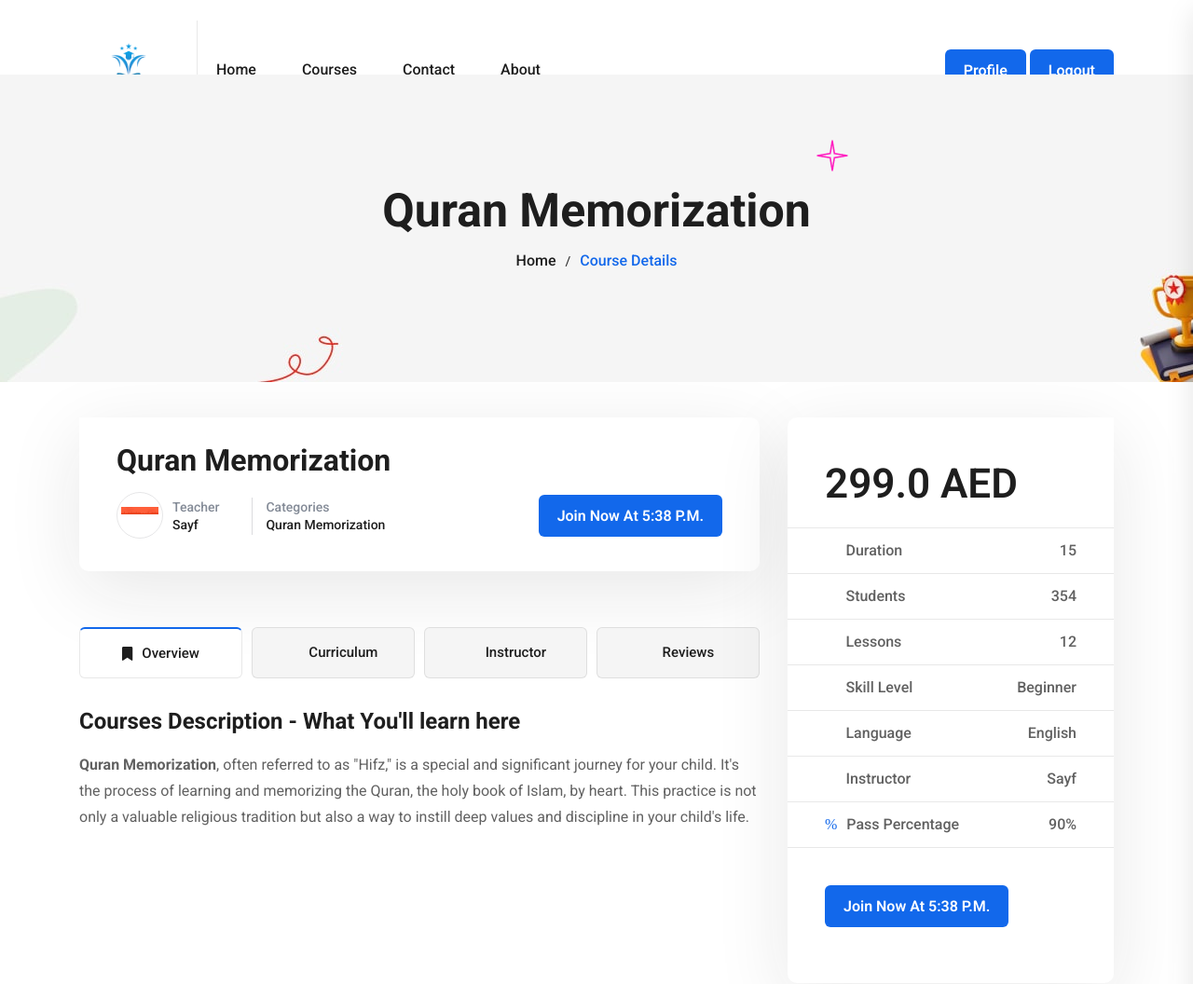
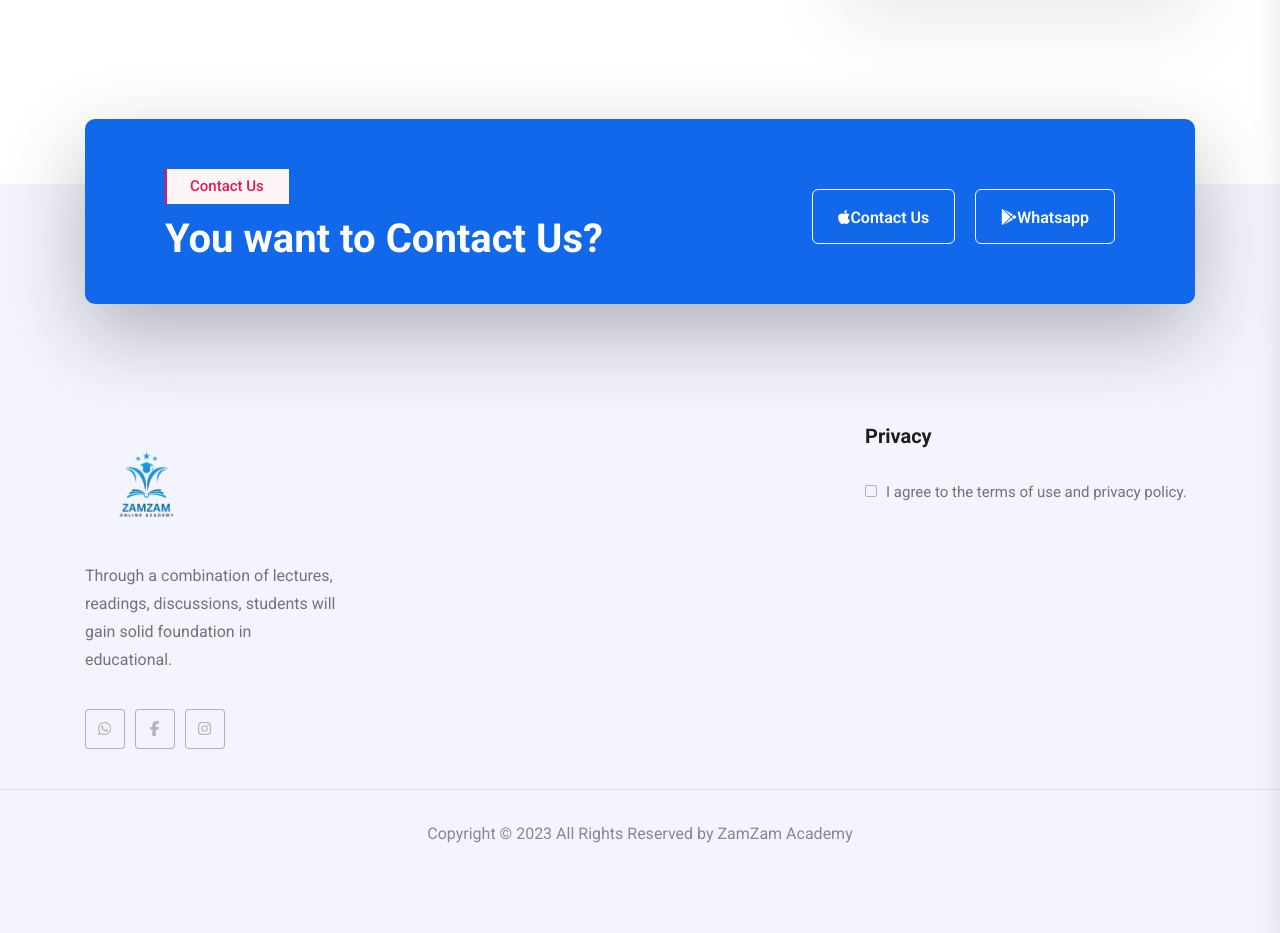
/course/1/ (signed in), run on the app's committed database (2 pictures, top to bottom).
### main/models.py (models this page shows, shortened)
class Courses(models.Model):
    Choices = (
        ('Quran Memorization','Quran Memorization'),
        ('Quran Recictation with Tajweed','Quran Recictation with Tajweed'),
        ('Alim Course','Alim Course'),
        ('Hadith Course','Hadith Course'),
        ('Tafseer ul Quran','Tafseer ul Quran'),
    )
    Languages = (
        ('English','English'),
        ('Urdu','Urdu'),
        ('Arabic','Arabic'),
    )
    course_name = models.CharField(max_length=40,verbose_name='Course Name', blank=False,null=False,help_text="Course Name",choices=Choices)
    course_image = models.ImageField(null=False, blank=False,upload_to='course_images/')
    language = models.CharField(max_length=40,verbose_name='Language', blank=False,null=False,help_text="Language",choices=Languages)
    brief =  FroalaField()
    weeks = models.PositiveIntegerField(null=False, blank=False,default=1)
    price = models.FloatField(null=False, blank=False,verbose_name="Price of Course",help_text="Price of Course")
    lessons = models.PositiveIntegerField(null=False, blank=False,default=1)

class Teacher(models.Model):
    user = models.ForeignKey(User,blank=True,null=True,on_delete=models.CASCADE)
    teacher_image = models.ImageField(upload_to='image/teacher/')
    Choices = (
        ('Male','Male'),
        ('Female','Female'),
    )
    name = models.CharField(max_length=90,verbose_name='Teacher Name', blank=False,null=False,help_text="Teacher's Name")
    gender = models.CharField(max_length=10,verbose_name='Teacher Gender',blank=False,null=False,help_text="Teacher's Gender",choices=Choices)
    nationality = models.CharField(max_length=20,verbose_name='Teacher Nationality',blank=False,null=False,help_text="Teacher's Nationality")
    courses = models.ManyToManyField(Courses)
    Bio = models.TextField(max_length=700,verbose_name='Bio', blank=False,null=False,help_text='Bio of Teacher')

class Curriculum(models.Model):
    course = models.ForeignKey(Courses, on_delete=models.CASCADE)  # Link the curriculum to a specific course
    week_number = models.PositiveIntegerField()  # Week number
    title = models.CharField(max_length=100)  # Week title
    date = models.DateField()  # Date of the week's session
    time = models.TimeField()  # Time of the week's session
    zoom_link = models.URLField()  # Zoom link for the week's session

### main/views.py (the view)
# urls.py: path('course/<int:id>/', views.CourseDetails, name='Course Details'),
def CourseDetails(request, id):
    user = request.user
    request.session['courseID'] = id
    course = get_object_or_404(Courses, id=id)
    teacher = Teacher.objects.get(courses=course)
    syllabus = Curriculum.objects.filter(course=course)
    student = get_object_or_404(Student,user=user)
    most_recent_highest_id_object = Curriculum.objects.order_by('-id').first()
    context = {'course': course,'teacher': teacher,'syllabus':syllabus,'student':student,'date':most_recent_highest_id_object}
    return render(request, 'course.html', context)

### main/templates/course.html (shortened to what this page needs)
{% extends "Header.html" %}
{% block Content %}
{% load static %}
<main>
<section class="breadcrumb-area bg-default" data-background="assets/img/breadcrumb/breadcrumb-bg.jpg" style="margin: -70px;">
<img alt="" class="breadcrumb-shape" src="{% static 'assets/img/breadcrumb/shape-1.png' %}"/>
<div class="container">
<div class="row">
<div class="col-12">
<div class="breadcrumb-content">
<h2 class="breadcrumb-title">{{course.course_name}}</h2>
<div class="breadcrumb-list">
<a href=" /">Home</a>
<span>Course Details</span>
</div>
</div>
</div>
</div>
</div>
</section>
<section class="course_details-area pt-120 pb-60">
<div class="container" >
<div class="course_details-img">
</div>
<div class="row">
<div class="col-xl-8 col-lg-8">
<div class="course_details-wrap mb-55">
<div class="course_details-top mb-60">
<h3 class="course_details-title">{{course.course_name}}</h3>
<div class="course_details-meta">
<div class="course_details-meta-left">
<div class="course_details-author">
<div class="course_details-author-img">
<img alt="" src="/media/{{teacher.teacher_image}}"/>
</div>
<div class="course_details-author-info">
<span>Teacher</span>
<h5><a href="team.html">{{teacher.name}}</a></h5>
</div>
</div>
<div class="course_details-category">
<span>Categories</span>
<h5><a href="#">{{course.course_name}}</a></h5>
</div>
</div>
<div class="course_details-meta-right">
   {% if user.is_authenticated %}
        {% if student.paid %}
<span><a class="header-btn theme-btn theme-btn-medium" href="{{sylabus.zoom_link}}">Join now At {{date.time}}</a></span>
{% else %}
<button type="button" class="btn btn-primary" data-toggle="modal" data-target="#exampleModal"><a class="theme-btn theme-btn-medium">Enroll Now</a></button>
{% endif %}
{% else %}
<span><a class="header-btn theme-btn theme-btn-medium" href="/signup/">Sign Up to Join Now</a></span>
{% endif %}
</div>
</div>
</div>
<div class="course_details-tab-button">
<ul class="nav nav-pills" id="pills-tab" role="tablist">
<li class="nav-item" role="presentation">
<button aria-controls="pills-home" aria-selected="true" class="nav-link active" data-bs-target="#pills-home" data-bs-toggle="pill" id="pills-home-tab" role="tab" type="button"><i class="fa-solid fa-bookmark"></i><span>Overview</span></button>
</li>
<li class="nav-item" role="presentation">
<button aria-controls="pills-profile" aria-selected="false" class="nav-link" data-bs-target="#pills-profile" data-bs-toggle="pill" id="pills-profile-tab" role="tab" type="button"><i class="fa-thin fa-box"></i><span>Curriculum</span></button>
</li>
<li class="nav-item" role="presentation">
<button aria-controls="pills-contact" aria-selected="false" class="nav-link" data-bs-target="#pills-contact" data-bs-toggle="pill" id="pills-contact-tab" role="tab" type="button"><i class="fa-thin fa-user"></i><span>Instructor</span></button>
</li>
<li class="nav-item" role="presentation">
<button aria-controls="pills-four" aria-selected="false" class="nav-link" data-bs-target="#pills-four" data-bs-toggle="pill" id="pills-four-tab" role="tab" type="button"><i class="fa-thin fa-message-dots"></i><span>Reviews</span></button>
</li>
</ul>
</div>
<div class="course_details-tab-content">
<div class="tab-content" id="pills-tabContent">
<div aria-labelledby="pills-home-tab" class="tab-pane fade show active" id="pills-home" role="tabpanel" tabindex="0">
<div class="course_details-content">
<h4 class="course_details-content-title mb-15">Courses Description - What You'll learn here</h4>
{{course.brief | safe}}
</div>
</div>
</div>
</div>
</div>
</div>
<div class="col-xl-4 col-lg-4">
<div class="course_details-sidebar mb-60">
<div class="course_details-price">
<h2>{{course.price}} AED</h2>
</div>
<div class="course_details-list">
<ul>
<li>
<span><i class="fa-thin fa-clock"></i>Duration</span>
<span>{{course.weeks}}</span>
</li>
<li>
<span><i class="fa-thin fa-user-group"></i>Students</span>
<span>354</span>
</li>
<li>
<span><i class="fa-thin fa-file-lines"></i>Lessons</span>
<span>{{course.lessons}}</span>
</li>
<li>
<span><i class="fa-thin fa-chart-line-up"></i>Skill Level</span>
<span>Beginner</span>
</li>
<li>
<span><i class="fa-thin fa-language"></i>Language</span>
<span>{{course.language}}</span>
</li>
<li>
<span><i class="fa-thin fa-user"></i>Instructor</span>
<span>{{teacher.name}}</span>
</li>
<li>
<span><i class="fa-thin fa-percent"></i>Pass Percentage</span>
<span>90%</span>
</li>
</ul>
<div class="course_details-sidebar-btn">
{% if user.is_authenticated %}
        {% if student.paid %}
<span><a class="header-btn theme-btn theme-btn-medium" href="{{sylabus.zoom_link}}">Join now At  {{date.time}}</a></span>
{% else %}
<button type="button" class="course-btn theme-btn theme-btn-big" data-toggle="modal" data-target="#exampleModal"><a class="theme-btn theme-btn-medium">Enroll Now</a></button>
{% endif %}
{% else %}
<span><a class="course-btn theme-btn theme-btn-big" href="/signup/">Sign Up to Join Now</a></span>
{% endif %}
</div>
</div>
</div>
</div>
</div>
</div>
</section>
<div class="cta-area">
<div class="container">
<div class="cta-wrapper">
<div class="row align-items-center">
<div class="col-xl-6 col-lg-6">
<div class="cta-content mb-30 mb-lg-0">
<span class="cta-subtitle">Contact Us</span>
<h2 class="cta-title">You want to Contact Us?</h2>
</div>
</div>
<div class="col-xl-6 col-lg-6">
<div class="cta-button">
<a class="cta-btn" href="#"><i class="fa-brands fa-apple"></i>Contact Us</a>
<a class="cta-btn" href="#"><i class="fa-brands fa-google-play"></i>Whatsapp</a>
</div>
</div>
</div>
</div>
</div>
</div>
</main>
{% endblock Content %}

### main/templates/Header.html (shortened to what this page needs)
{% load static %}
<!DOCTYPE html>
<html class="no-js" lang="zxx">
<head>
<link href="{% static 'assets/css/bootstrap.min.css' %}" rel="stylesheet"/>
<link href="{% static 'assets/css/animate.min.css' %}" rel="stylesheet"/>
<link rel="stylesheet" href="https://cdnjs.cloudflare.com/ajax/libs/font-awesome/6.4.2/css/all.min.css" />
<link rel="stylesheet" href="https://cdnjs.cloudflare.com/ajax/libs/font-awesome/6.4.2/css/brands.min.css" />
<link rel="stylesheet" href="https://cdnjs.cloudflare.com/ajax/libs/font-awesome/6.4.2/css/fontawesome.min.css" />
<link href="{% static 'assets/css/magnific-popup.css' %}" rel="stylesheet"/>
<link href="{% static 'assets/css/fontawesome-all.min.css'%}" rel="stylesheet"/>
<link href="{% static 'assets/css/odometer.min.css' %}" rel="stylesheet"/>
<link href="{% static 'assets/css/nice-select.css' %}" rel="stylesheet"/>
<link href="{% static 'assets/css/meanmenu.css' %}" rel="stylesheet"/>
<link href="{% static 'assets/css/swiper-bundle.min.css' %}" rel="stylesheet"/>
<link href="{% static 'assets/css/main.css' %}" rel="stylesheet"/>
</head>
<body>
<header>
<div class="header-area header-sticky">
<div class="container">
<div class="row align-items-center">
<div class="col-xl-7 col-lg-6 col-md-6 col-6">
<div class="header-left">
<div class="header-logo">
<a href=" /"><img alt="" src="/static/assets/img/logo/logo1.png" style="width: 106px;"></a>
</div>
<nav class="main-menu mobile-menu d-none d-xl-block" id="mobile-menu">
<ul>
<li >
<a href="/">Home</a>
</li>
<li>
<a href="/courses/">Courses</a>
</li>
<li>
<a href="/contact/">Contact</a>
</li>
<li>
<a href="/about/">About</a>
</li>
</ul>
</nav>
</div>
</div>
<div class="col-xl-5 col-lg-6 col-md-6 col-6">
<div class="header-right">
<div class="header-btn d-none d-sm-block">
{% if user.is_authenticated %}
<a class="header-btn theme-btn theme-btn-medium" href="/profile/">Profile</a>
<a class="header-btn theme-btn theme-btn-medium" href="/logout/">Logout</a>
{% else %}
<a class="header-btn theme-btn theme-btn-medium" href="/signup/">Enroll Now</a>
{% endif %}
</div>
</div>
</div>
</div>
</div>
</div>
</header>
{% block Content %}
{% endblock Content %}
{% include "Footer.html" %}

### main/templates/Footer.html (shortened to what this page needs)
{% load static %}
<footer class="footer-area">
<div class="footer-top pt-240 pb-55">
<div class="container">
<div class="row justify-content-between">
<div class="col-xl-3 col-lg-7 col-md-7 col-sm-12">
<div class="footer-widget mb-40">
<div class="footer-logo">
<a href="/"><img alt="" src="{% static 'assets/img/logo/logo1.png' %}" width="123px"/></a>
</div>
<p class="footer-widget-text mb-35">
                                Through a combination of lectures, readings, discussions, students will gain solid foundation in educational.
                            </p>
<div class="footer-social">
<ul>
<li><a href="https://wa.me/+971562579164?"><i class="fa-brands fa-whatsapp"></i></a></li>
<li><a href="www.facebook.com/zamzamonlineacademy"><i class="fa-brands fa-facebook-f"></i></a></li>
<li><a href="www.Instagram.com/zamzamacademy_ae"><i class="fa-brands fa-instagram"></i></a></li>
</ul>
</div>
</div>
</div>
<div class="col-xl-4 col-lg-7 col-md-7 col-sm-12 order-md-3 order-xl-4">
<div class="footer-widget ml-80 mb-40">
<h5 class="footer-widget-title">Privacy</h5>
<form action="#">
<div class="footer-subscribe-form">
<div class="footer-subscribe-condition">
<label class="condition_label">I agree to the terms of use and privacy policy.
<span class="check_mark"></span>
</label>
</div>
</form>
</div>
</div>
</div>
</div>
</div>
<div class="copyright-area">
<div class="container">
<div class="row">
<div class="col-12">
<div class="copyright-text">
<p>Copyright © 2023 All Rights Reserved by ZamZam Academy</p>
</div>
</div>
</div>
</div>
</div>
</footer>
</body>
</html>

### data on the page
Courses: course_name "Quran Memorization", brief "Quran Memorization , often referred to as \"Hifz,\" is a special and significant journey for your child. It's the process of learning and memorizing the Quran, the holy book of Islam, by heart. This practice is not only a valuable religious tradition but also a way to instill deep values and discipline in your child's life.", price "299.0", weeks "15", lessons "12", language "English"
Teacher: teacher_image (picture), name "Sayf"
Curriculum: time "5:38 P.m."
